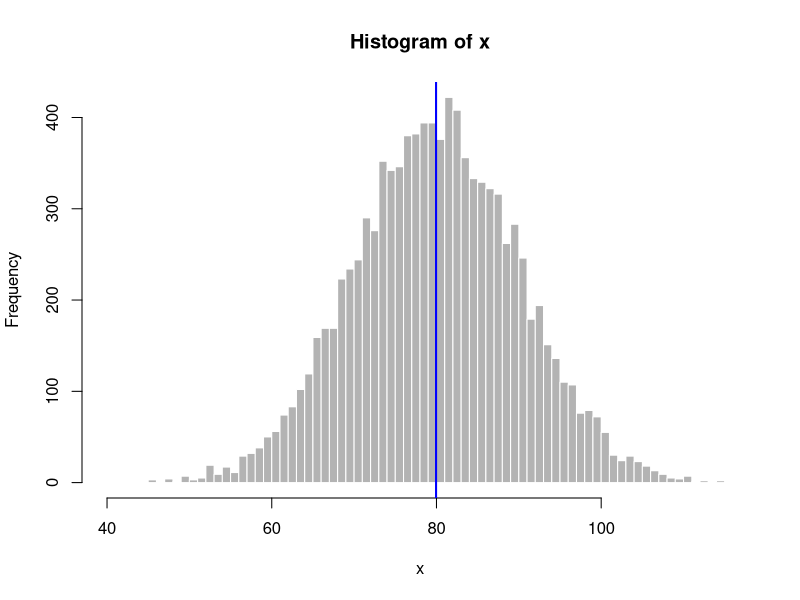
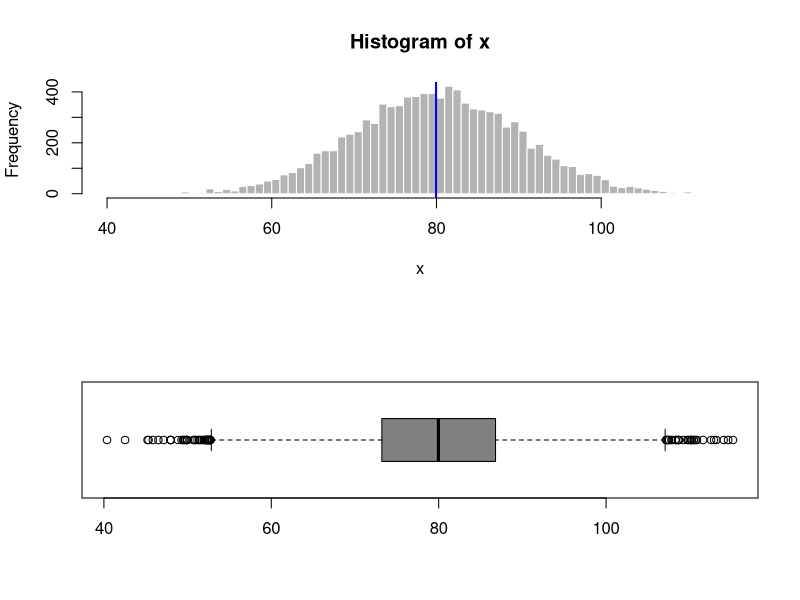

R code for these plots, in order:
## ---- chunk 1
  set.seed(20140812)
  x <- rnorm(10000, mean=80, sd=10)
  hist(x, breaks = 100, border = "white", col = gray(0.7))
  abline(v = mean(x), col = "blue", lwd = 2)
## ---- chunk 2
par(mfrow=c(2,1))
hist(x,breaks=100,border="white",col=gray(0.7))
abline(v=mean(x),col="blue",lwd=2)

boxplot(x, horizontal = TRUE, col = gray(0.5))
